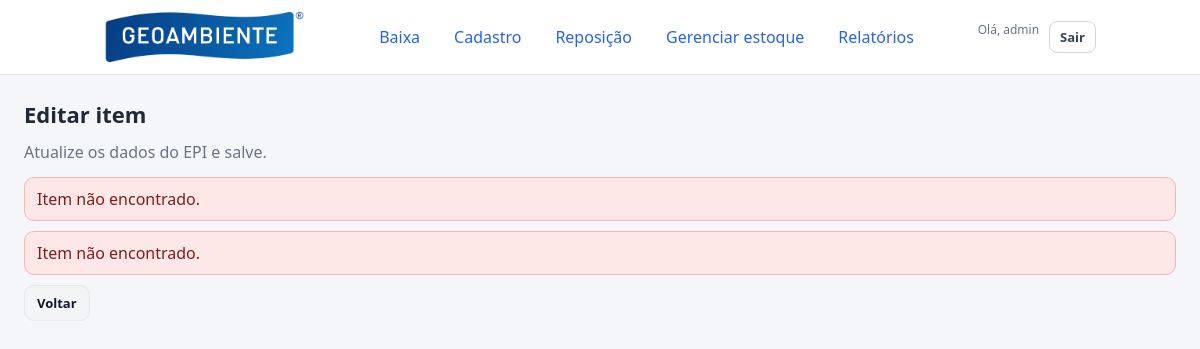
Page /editar/1 (signed in) on the earlier database version.
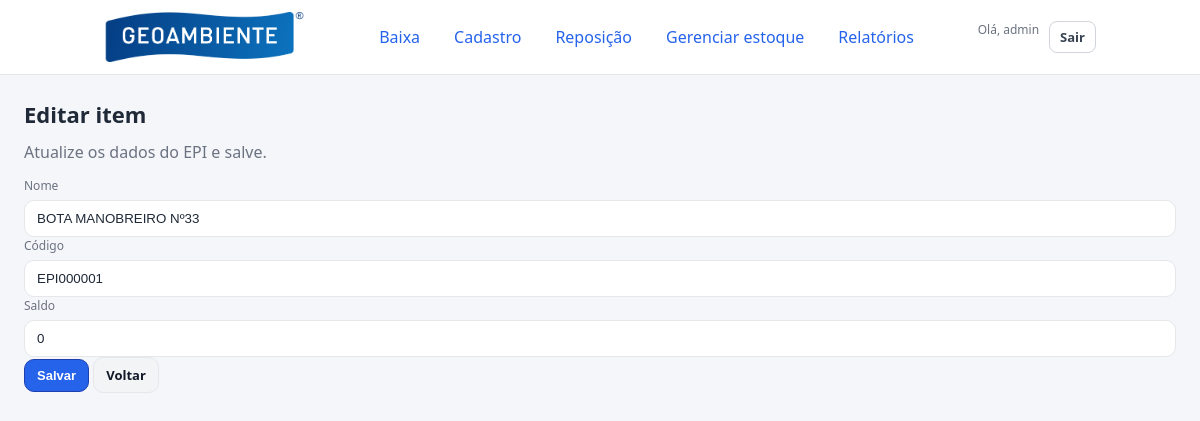
Same page on the later database version.
### tables this page shows
CREATE TABLE itens (
                id INTEGER PRIMARY KEY AUTOINCREMENT,
                nome TEXT NOT NULL,
                codigo TEXT UNIQUE NOT NULL,
                saldo INTEGER NOT NULL
            );

### app_epi.py (the view, shortened to what this page needs)
@app.route("/editar/<int:item_id>", methods=["GET", "POST"])
@login_required
def editar_item(item_id):
    conn = get_db_connection()
    cur = conn.cursor()
    cur.execute("SELECT * FROM itens WHERE id = ?", (item_id,))
    item = cur.fetchone()
    if not item:
        conn.close()
        return render_template("editar.html", erro="Item não encontrado.", item=None)
    conn.close()
    return render_template("editar.html", item=item, erro=None)

### app_epi.py (called while the page is built)
def login_required(view):
    @wraps(view)
    def wrapped(*args, **kwargs):
        if not session.get("user"):
            session["next_url"] = request.full_path if request.query_string else request.path
            return redirect(url_for("login"))
        return view(*args, **kwargs)
    return wrapped

def get_db_connection():
    conn = sqlite3.connect('estoque.db')
    conn.row_factory = sqlite3.Row
    conn.execute("PRAGMA foreign_keys = ON")
    return conn

### templates/editar.html (shortened to what this page needs)
{% extends "base.html" %}
{% block content %}
<h1>Editar item</h1>
<p class="page-sub muted">Atualize os dados do EPI e salve.</p>
{% if erro %}
  <div class="alert alert-danger">{{ erro }}</div>
{% endif %}
{% if not item %}
  <div class="alert alert-danger">Item não encontrado.</div>
  <div class="actions">
    <a class="btn secondary" href="{{ url_for('itens_lista') }}">Voltar</a>
  </div>
{% else %}
  <form method="POST" class="form-novo" autocomplete="off">
    <div class="form-line">
      <div>
        <label for="nome">Nome</label>
        <input class="input" id="nome" name="nome" value="{{ item.nome }}" required>
      </div>
      <div>
        <label for="codigo">Código</label>
        <input class="input" id="codigo" name="codigo" value="{{ item.codigo }}" required>
      </div>
      <div>
        <label for="saldo">Saldo</label>
        <input class="input" id="saldo" type="number" name="saldo" min="0" value="{{ item.saldo }}" required>
      </div>
      <div class="form-actions">
        <button class="btn primary" type="submit">Salvar</button>
        <a class="btn secondary" href="{{ url_for('itens_lista') }}">Voltar</a>
      </div>
    </div>
  </form>
{% endif %}
{% endblock %}

Differences in the rows shown:
added itens: nome "BOTA MANOBREIRO Nº33", codigo "EPI000001", saldo "0"
Other differences:
{{ erro }}: "Item não encontrado." → (not shown)
text no longer shown: "Item não encontrado."
text now shown: "Nome Código Saldo Salvar"
